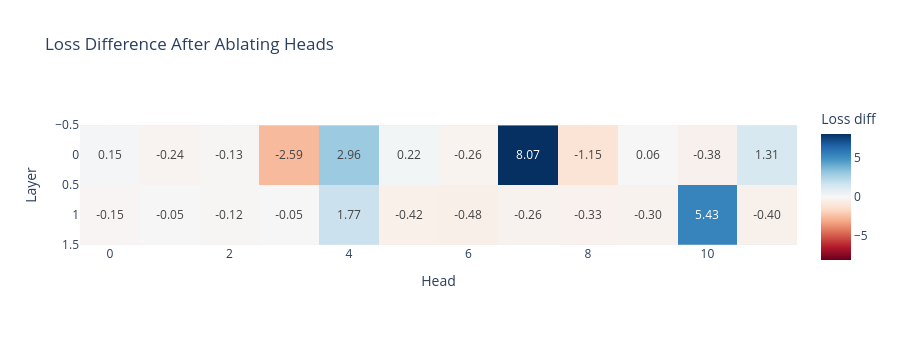

Here is the notebook cell this chart was saved with:
### Markdown cell above
Once you've passed the tests, you can plot the results:

### Code cell
imshow(
    ablation_scores,
    labels={"x": "Head", "y": "Layer", "color": "Loss diff"},
    title="Loss Difference After Ablating Heads",
    text_auto=".2f",
    width=900,
    height=350,
)

### Figure 1 — Plotly figure (JSON) as saved in the notebook; plotly's stock layout.template omitted (floating-point values rounded to 4 significant figures)
{"data": [{"coloraxis": "coloraxis", "name": "0", "texttemplate": "%{z:.2f}", "z": [[0.1482, -0.2401, -0.1273, -2.591, 2.959, 0.2196, -0.2576, 8.069, -1.149, 0.06362, -0.3802, 1.313], [-0.1506, -0.04836, -0.1229, -0.04853, 1.765, -0.4218, -0.4771, -0.2617, -0.3294, -0.2985, 5.427, -0.3988]], "type": "heatmap", "xaxis": "x", "yaxis": "y", "hovertemplate": "Head: %{x}<br>Layer: %{y}<br>Loss diff: %{z}<extra></extra>"}], "layout": {"xaxis": {"anchor": "y", "domain": [0.0, 1.0], "scaleanchor": "y", "constrain": "domain", "title": {"text": "Head"}}, "yaxis": {"anchor": "x", "domain": [0.0, 1.0], "autorange": "reversed", "constrain": "domain", "title": {"text": "Layer"}}, "coloraxis": {"colorbar": {"title": {"text": "Loss diff"}}, "colorscale": [[0.0, "rgb(103,0,31)"], [0.1, "rgb(178,24,43)"], [0.2, "rgb(214,96,77)"], [0.3, "rgb(244,165,130)"], [0.4, "rgb(253,219,199)"], [0.5, "rgb(247,247,247)"], [0.6, "rgb(209,229,240)"], [0.7, "rgb(146,197,222)"], [0.8, "rgb(67,147,195)"], [0.9, "rgb(33,102,172)"], [1.0, "rgb(5,48,97)"]], "cmid": 0.0, "autocolorscale": false}, "title": {"text": "Loss Difference After Ablating Heads"}, "height": 350, "width": 900}}
